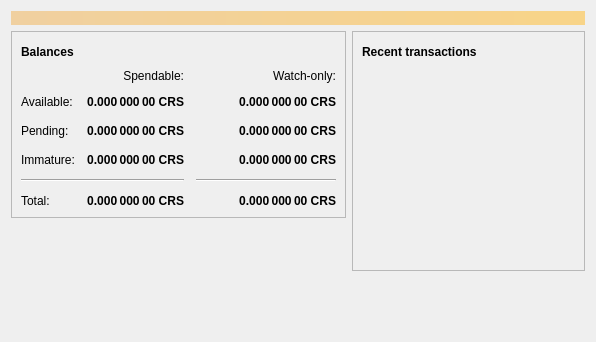
<?xml version="1.0" encoding="UTF-8"?>
<ui version="4.0">
 <class>OverviewPage</class>
 <widget class="QWidget" name="OverviewPage">
  <property name="geometry">
   <rect>
    <x>0</x>
    <y>0</y>
    <width>596</width>
    <height>342</height>
   </rect>
  </property>
  <property name="windowTitle">
   <string>Form</string>
  </property>
  <layout class="QVBoxLayout" name="topLayout">
   <item>
    <widget class="QLabel" name="labelAlerts">
     <property name="visible">
      <bool>false</bool>
     </property>
     <property name="styleSheet">
      <string notr="true">QLabel { background-color: qlineargradient(x1: 0, y1: 0, x2: 1, y2: 0, stop:0 #F0D0A0, stop:1 #F8D488); color:#000000; }</string>
     </property>
     <property name="wordWrap">
      <bool>true</bool>
     </property>
     <property name="margin">
      <number>3</number>
     </property>
     <property name="textInteractionFlags">
      <set>Qt::TextSelectableByMouse</set>
     </property>
    </widget>
   </item>
   <item>
    <layout class="QHBoxLayout" name="horizontalLayout" stretch="1,1">
     <item>
      <layout class="QVBoxLayout" name="verticalLayout_2">
       <item>
        <widget class="QFrame" name="frame">
         <property name="frameShape">
          <enum>QFrame::StyledPanel</enum>
         </property>
         <property name="frameShadow">
          <enum>QFrame::Raised</enum>
         </property>
         <layout class="QVBoxLayout" name="verticalLayout_4">
          <item>
           <layout class="QHBoxLayout" name="horizontalLayout_4">
            <item>
             <widget class="QLabel" name="label_5">
              <property name="font">
               <font>
                <weight>75</weight>
                <bold>true</bold>
               </font>
              </property>
              <property name="text">
               <string>Balances</string>
              </property>
             </widget>
            </item>
            <item>
             <widget class="QPushButton" name="labelWalletStatus">
              <property name="enabled">
               <bool>true</bool>
              </property>
              <property name="maximumSize">
               <size>
                <width>30</width>
                <height>16777215</height>
               </size>
              </property>
              <property name="toolTip">
               <string>The displayed information may be out of date. Your wallet automatically synchronizes with the Criptoreal network after a connection is established, but this process has not completed yet.</string>
              </property>
              <property name="text">
               <string/>
              </property>
              <property name="icon">
               <iconset resource="../bitcoin.qrc">
                <normaloff>:/icons/warning</normaloff>
                <disabledoff>:/icons/warning</disabledoff>:/icons/warning</iconset>
              </property>
              <property name="iconSize">
               <size>
                <width>24</width>
                <height>24</height>
               </size>
              </property>
              <property name="flat">
               <bool>true</bool>
              </property>
             </widget>
            </item>
            <item>
             <spacer name="horizontalSpacer_3">
              <property name="orientation">
               <enum>Qt::Horizontal</enum>
              </property>
              <property name="sizeHint" stdset="0">
               <size>
                <width>40</width>
                <height>20</height>
               </size>
              </property>
             </spacer>
            </item>
           </layout>
          </item>
          <item>
           <layout class="QGridLayout" name="gridLayout">
            <property name="spacing">
             <number>12</number>
            </property>
            <item row="2" column="2">
             <widget class="QLabel" name="labelWatchPending">
              <property name="font">
               <font>
                <weight>75</weight>
                <bold>true</bold>
               </font>
              </property>
              <property name="cursor">
               <cursorShape>IBeamCursor</cursorShape>
              </property>
              <property name="toolTip">
               <string>Unconfirmed transactions to watch-only addresses</string>
              </property>
              <property name="text">
               <string notr="true">0.000 000 00 CRS</string>
              </property>
              <property name="alignment">
               <set>Qt::AlignRight|Qt::AlignTrailing|Qt::AlignVCenter</set>
              </property>
              <property name="textInteractionFlags">
               <set>Qt::LinksAccessibleByMouse|Qt::TextSelectableByKeyboard|Qt::TextSelectableByMouse</set>
              </property>
             </widget>
            </item>
            <item row="2" column="1">
             <widget class="QLabel" name="labelUnconfirmed">
              <property name="font">
               <font>
                <weight>75</weight>
                <bold>true</bold>
               </font>
              </property>
              <property name="cursor">
               <cursorShape>IBeamCursor</cursorShape>
              </property>
              <property name="toolTip">
               <string>Total of transactions that have yet to be confirmed, and do not yet count toward the spendable balance</string>
              </property>
              <property name="text">
               <string notr="true">0.000 000 00 CRS</string>
              </property>
              <property name="alignment">
               <set>Qt::AlignRight|Qt::AlignTrailing|Qt::AlignVCenter</set>
              </property>
              <property name="textInteractionFlags">
               <set>Qt::LinksAccessibleByMouse|Qt::TextSelectableByKeyboard|Qt::TextSelectableByMouse</set>
              </property>
             </widget>
            </item>
            <item row="3" column="2">
             <widget class="QLabel" name="labelWatchImmature">
              <property name="font">
               <font>
                <weight>75</weight>
                <bold>true</bold>
               </font>
              </property>
              <property name="cursor">
               <cursorShape>IBeamCursor</cursorShape>
              </property>
              <property name="toolTip">
               <string>Mined balance in watch-only addresses that has not yet matured</string>
              </property>
              <property name="text">
               <string notr="true">0.000 000 00 CRS</string>
              </property>
              <property name="alignment">
               <set>Qt::AlignRight|Qt::AlignTrailing|Qt::AlignVCenter</set>
              </property>
              <property name="textInteractionFlags">
               <set>Qt::LinksAccessibleByMouse|Qt::TextSelectableByKeyboard|Qt::TextSelectableByMouse</set>
              </property>
             </widget>
            </item>
            <item row="4" column="0" colspan="2">
             <widget class="Line" name="line">
              <property name="orientation">
               <enum>Qt::Horizontal</enum>
              </property>
             </widget>
            </item>
            <item row="4" column="2">
             <widget class="Line" name="lineWatchBalance">
              <property name="sizePolicy">
               <sizepolicy hsizetype="Preferred" vsizetype="Fixed">
                <horstretch>0</horstretch>
                <verstretch>0</verstretch>
               </sizepolicy>
              </property>
              <property name="minimumSize">
               <size>
                <width>140</width>
                <height>0</height>
               </size>
              </property>
              <property name="orientation">
               <enum>Qt::Horizontal</enum>
              </property>
             </widget>
            </item>
            <item row="5" column="0">
             <widget class="QLabel" name="labelTotalText">
              <property name="text">
               <string>Total:</string>
              </property>
             </widget>
            </item>
            <item row="3" column="1">
             <widget class="QLabel" name="labelImmature">
              <property name="font">
               <font>
                <weight>75</weight>
                <bold>true</bold>
               </font>
              </property>
              <property name="cursor">
               <cursorShape>IBeamCursor</cursorShape>
              </property>
              <property name="toolTip">
               <string>Mined balance that has not yet matured</string>
              </property>
              <property name="text">
               <string notr="true">0.000 000 00 CRS</string>
              </property>
              <property name="alignment">
               <set>Qt::AlignRight|Qt::AlignTrailing|Qt::AlignVCenter</set>
              </property>
              <property name="textInteractionFlags">
               <set>Qt::LinksAccessibleByMouse|Qt::TextSelectableByKeyboard|Qt::TextSelectableByMouse</set>
              </property>
             </widget>
            </item>
            <item row="2" column="3">
             <spacer name="horizontalSpacer_2">
              <property name="orientation">
               <enum>Qt::Horizontal</enum>
              </property>
              <property name="sizeHint" stdset="0">
               <size>
                <width>40</width>
                <height>20</height>
               </size>
              </property>
             </spacer>
            </item>
            <item row="3" column="0">
             <widget class="QLabel" name="labelImmatureText">
              <property name="text">
               <string>Immature:</string>
              </property>
             </widget>
            </item>
            <item row="5" column="1">
             <widget class="QLabel" name="labelTotal">
              <property name="font">
               <font>
                <weight>75</weight>
                <bold>true</bold>
               </font>
              </property>
              <property name="cursor">
               <cursorShape>IBeamCursor</cursorShape>
              </property>
              <property name="toolTip">
               <string>Your current total balance</string>
              </property>
              <property name="text">
               <string notr="true">0.000 000 00 CRS</string>
              </property>
              <property name="alignment">
               <set>Qt::AlignRight|Qt::AlignTrailing|Qt::AlignVCenter</set>
              </property>
              <property name="textInteractionFlags">
               <set>Qt::LinksAccessibleByMouse|Qt::TextSelectableByKeyboard|Qt::TextSelectableByMouse</set>
              </property>
             </widget>
            </item>
            <item row="5" column="2">
             <widget class="QLabel" name="labelWatchTotal">
              <property name="font">
               <font>
                <weight>75</weight>
                <bold>true</bold>
               </font>
              </property>
              <property name="cursor">
               <cursorShape>IBeamCursor</cursorShape>
              </property>
              <property name="toolTip">
               <string>Current total balance in watch-only addresses</string>
              </property>
              <property name="text">
               <string notr="true">0.000 000 00 CRS</string>
              </property>
              <property name="alignment">
               <set>Qt::AlignRight|Qt::AlignTrailing|Qt::AlignVCenter</set>
              </property>
              <property name="textInteractionFlags">
               <set>Qt::LinksAccessibleByMouse|Qt::TextSelectableByKeyboard|Qt::TextSelectableByMouse</set>
              </property>
             </widget>
            </item>
            <item row="0" column="2">
             <widget class="QLabel" name="labelWatchonly">
              <property name="text">
               <string>Watch-only:</string>
              </property>
              <property name="alignment">
               <set>Qt::AlignRight|Qt::AlignTrailing|Qt::AlignVCenter</set>
              </property>
             </widget>
            </item>
            <item row="1" column="0">
             <widget class="QLabel" name="labelBalanceText">
              <property name="text">
               <string>Available:</string>
              </property>
             </widget>
            </item>
            <item row="1" column="1">
             <widget class="QLabel" name="labelBalance">
              <property name="font">
               <font>
                <weight>75</weight>
                <bold>true</bold>
               </font>
              </property>
              <property name="cursor">
               <cursorShape>IBeamCursor</cursorShape>
              </property>
              <property name="toolTip">
               <string>Your current spendable balance</string>
              </property>
              <property name="text">
               <string notr="true">0.000 000 00 CRS</string>
              </property>
              <property name="alignment">
               <set>Qt::AlignRight|Qt::AlignTrailing|Qt::AlignVCenter</set>
              </property>
              <property name="textInteractionFlags">
               <set>Qt::LinksAccessibleByMouse|Qt::TextSelectableByKeyboard|Qt::TextSelectableByMouse</set>
              </property>
             </widget>
            </item>
            <item row="1" column="2">
             <widget class="QLabel" name="labelWatchAvailable">
              <property name="font">
               <font>
                <weight>75</weight>
                <bold>true</bold>
               </font>
              </property>
              <property name="cursor">
               <cursorShape>IBeamCursor</cursorShape>
              </property>
              <property name="toolTip">
               <string>Your current balance in watch-only addresses</string>
              </property>
              <property name="text">
               <string notr="true">0.000 000 00 CRS</string>
              </property>
              <property name="alignment">
               <set>Qt::AlignRight|Qt::AlignTrailing|Qt::AlignVCenter</set>
              </property>
              <property name="textInteractionFlags">
               <set>Qt::LinksAccessibleByMouse|Qt::TextSelectableByKeyboard|Qt::TextSelectableByMouse</set>
              </property>
             </widget>
            </item>
            <item row="2" column="0">
             <widget class="QLabel" name="labelPendingText">
              <property name="text">
               <string>Pending:</string>
              </property>
             </widget>
            </item>
            <item row="0" column="1">
             <widget class="QLabel" name="labelSpendable">
              <property name="text">
               <string>Spendable:</string>
              </property>
              <property name="alignment">
               <set>Qt::AlignRight|Qt::AlignTrailing|Qt::AlignVCenter</set>
              </property>
             </widget>
            </item>
           </layout>
          </item>
         </layout>
        </widget>
       </item>
       <item>
        <spacer name="verticalSpacer">
         <property name="orientation">
          <enum>Qt::Vertical</enum>
         </property>
         <property name="sizeHint" stdset="0">
          <size>
           <width>20</width>
           <height>40</height>
          </size>
         </property>
        </spacer>
       </item>
      </layout>
     </item>
     <item>
      <layout class="QVBoxLayout" name="verticalLayout_3">
       <item>
        <widget class="QFrame" name="frame_2">
         <property name="frameShape">
          <enum>QFrame::StyledPanel</enum>
         </property>
         <property name="frameShadow">
          <enum>QFrame::Raised</enum>
         </property>
         <layout class="QVBoxLayout" name="verticalLayout">
          <item>
           <layout class="QHBoxLayout" name="horizontalLayout_2">
            <item>
             <widget class="QLabel" name="label_4">
              <property name="font">
               <font>
                <weight>75</weight>
                <bold>true</bold>
               </font>
              </property>
              <property name="text">
               <string>Recent transactions</string>
              </property>
             </widget>
            </item>
            <item>
             <widget class="QPushButton" name="labelTransactionsStatus">
              <property name="enabled">
               <bool>true</bool>
              </property>
              <property name="maximumSize">
               <size>
                <width>30</width>
                <height>16777215</height>
               </size>
              </property>
              <property name="toolTip">
               <string>The displayed information may be out of date. Your wallet automatically synchronizes with the Criptoreal network after a connection is established, but this process has not completed yet.</string>
              </property>
              <property name="text">
               <string/>
              </property>
              <property name="icon">
               <iconset resource="../bitcoin.qrc">
                <normaloff>:/icons/warning</normaloff>
                <disabledoff>:/icons/warning</disabledoff>:/icons/warning</iconset>
              </property>
              <property name="iconSize">
               <size>
                <width>24</width>
                <height>24</height>
               </size>
              </property>
              <property name="flat">
               <bool>true</bool>
              </property>
             </widget>
            </item>
            <item>
             <spacer name="horizontalSpacer">
              <property name="orientation">
               <enum>Qt::Horizontal</enum>
              </property>
              <property name="sizeHint" stdset="0">
               <size>
                <width>40</width>
                <height>20</height>
               </size>
              </property>
             </spacer>
            </item>
           </layout>
          </item>
          <item>
           <widget class="QListView" name="listTransactions">
            <property name="styleSheet">
             <string notr="true">QListView { background: transparent; }</string>
            </property>
            <property name="frameShape">
             <enum>QFrame::NoFrame</enum>
            </property>
            <property name="verticalScrollBarPolicy">
             <enum>Qt::ScrollBarAlwaysOff</enum>
            </property>
            <property name="horizontalScrollBarPolicy">
             <enum>Qt::ScrollBarAlwaysOff</enum>
            </property>
            <property name="selectionMode">
             <enum>QAbstractItemView::NoSelection</enum>
            </property>
           </widget>
          </item>
         </layout>
        </widget>
       </item>
       <item>
        <spacer name="verticalSpacer_2">
         <property name="orientation">
          <enum>Qt::Vertical</enum>
         </property>
         <property name="sizeHint" stdset="0">
          <size>
           <width>20</width>
           <height>40</height>
          </size>
         </property>
        </spacer>
       </item>
      </layout>
     </item>
    </layout>
   </item>
  </layout>
 </widget>
 <resources/>
 <connections/>
</ui>
